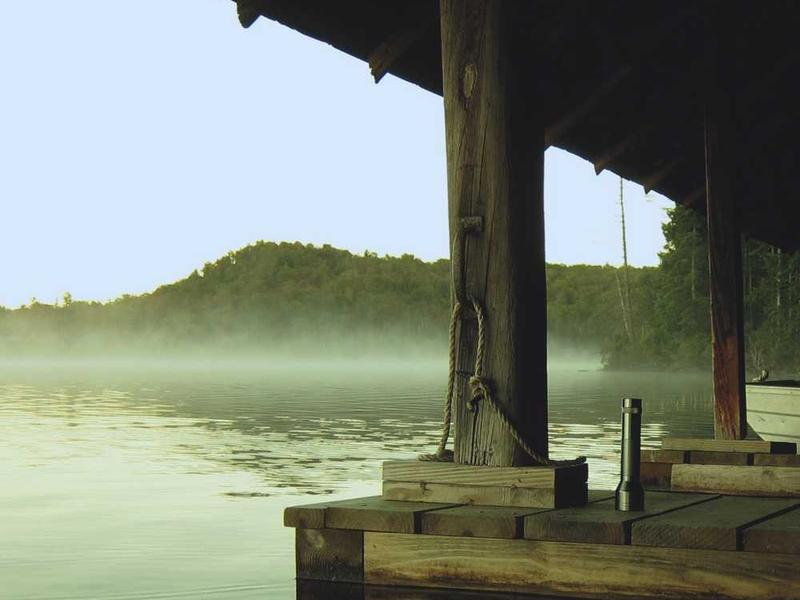
#> input picture data/raw/image_10.jpg, 800 x 600 px; its folder holds 4 pictures in this run
$ python ingestion.py
#> lines starting #> are read from the running program, lines starting #| are printed output that depends on the picture
# 1st
# src/ingestion.py
import os
from PIL import Image

BASE_DIR = os.path.dirname(os.path.abspath(__file__))  # src folder
RAW_DIR = os.path.join(BASE_DIR, "../data/raw/")
PROCESSED_DIR = os.path.join(BASE_DIR, "../data/processed/")
IMAGE_SIZE = (224, 224)


def load_and_preprocess_images(save_processed=True):
    """
    Load all images from RAW_DIR, resize, and optionally save to PROCESSED_DIR.
    Returns:
        images: list of PIL Image objects
        filenames: list of corresponding filenames
    """
#> called with save_processed = True
    if save_processed and not os.path.exists(PROCESSED_DIR):
        os.makedirs(PROCESSED_DIR)

    images = []
    filenames = []

    for filename in os.listdir(RAW_DIR):
        if filename.lower().endswith((".jpg", ".jpeg", ".png")):
            path = os.path.join(RAW_DIR, filename)
            try:
                img = Image.open(path).convert("RGB")
#> img is the input picture: PIL image 800x600 RGB; mean R, G, B 128.1, 136.2, 122.8
                img_resized = img.resize(IMAGE_SIZE)
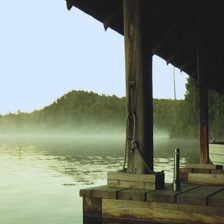
#> img_resized: PIL image 224x224 RGB; mean R, G, B 128.1, 136.2, 122.8

                if save_processed:
                    save_path = os.path.join(PROCESSED_DIR, filename)
                    img_resized.save(save_path)

                images.append(img_resized)
                filenames.append(filename)

            except Exception as e:
                print(f"Error loading {filename}: {e}")
#> pass 2 of the loop in load_and_preprocess_images, `for filename in os.listdir(RAW_DIR):`:
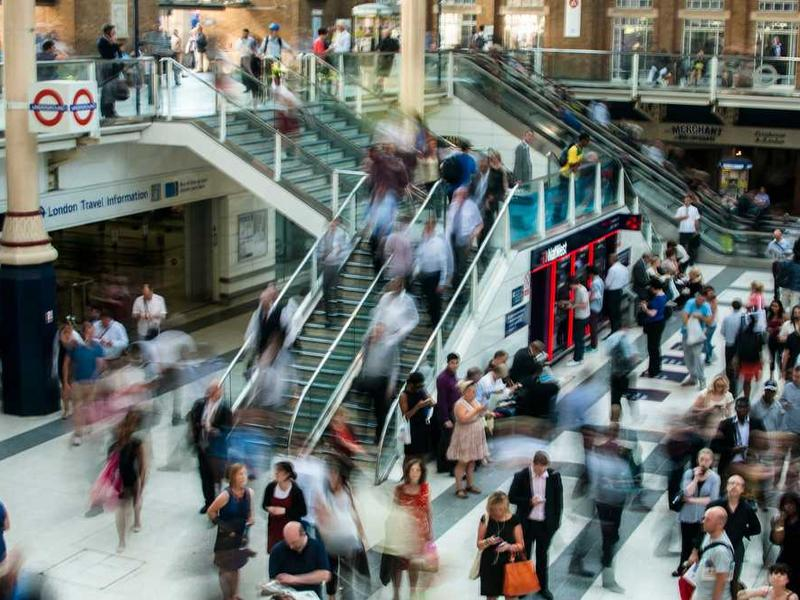
#> input picture data/raw/image_107.jpg, 800 x 600 px
#> in load_and_preprocess_images, img is the input picture: PIL image 800x600 RGB; mean R, G, B 108, 113.5, 109.6
#> in load_and_preprocess_images, `img_resized = img.resize(IMAGE_SIZE)`:
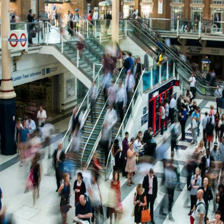
#> img_resized: PIL image 224x224 RGB; mean R, G, B 108, 113.5, 109.6
#> pass 3 of the loop in load_and_preprocess_images, `for filename in os.listdir(RAW_DIR):`:
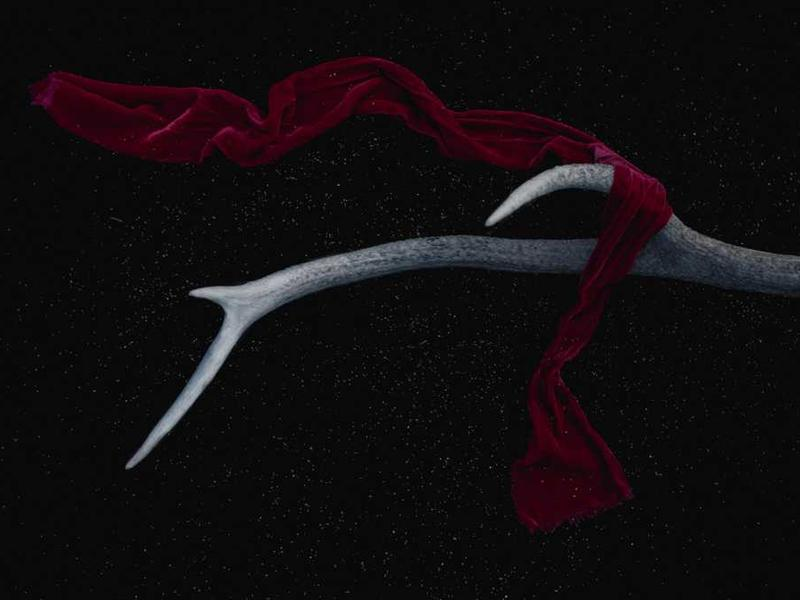
#> input picture data/raw/image_114.jpg, 800 x 600 px
#> in load_and_preprocess_images, img is the input picture: PIL image 800x600 RGB; mean R, G, B 18, 13.4, 15.4
#> in load_and_preprocess_images, `img_resized = img.resize(IMAGE_SIZE)`:
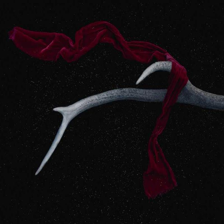
#> img_resized: PIL image 224x224 RGB; mean R, G, B 18, 13.4, 15.4
#> the loop made 4 passes; the first 3 are shown

    print(f"Loaded {len(images)} images.")
    return images, filenames


# Example usage
if __name__ == "__main__":
    imgs, names = load_and_preprocess_images()
    print("Sample filenames:", names[:5])


# 1. Loop through all files in RAW_DIR.
# 2. Filter images by extension (.jpg, .jpeg, .png).
# 3. Open the image and convert it to RGB (standard 3-channel format).
# 4. Resize to (224, 224) using img.resize.
# 5. If save_processed is True, save the resized image to PROCESSED_DIR.
# 6. Append the resized image and filename to separate lists.
# 7. Handle exceptions gracefully and print any loading errors.
